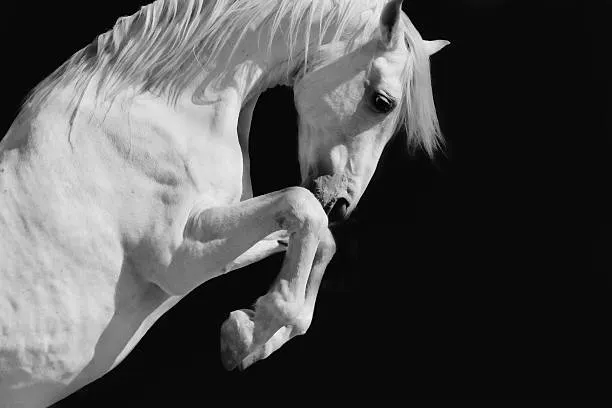
#> input picture src/img_data/caballo.webp, 612 x 408 px
$ python sobel.py
#> lines starting #> are read from the running program, lines starting #| are printed output that depends on the picture
### src/lip/image_pro.py
import cv2 as cv
import numpy as np
from scipy.ndimage import gaussian_filter
from collections import deque
from scipy.ndimage import convolve1d, zoom, sobel
from scipy.special import comb
from numba import njit
from scipy.fftpack import fft2, ifft2, fftshift, ifftshift
from sklearn.linear_model import HuberRegressor

# [755 lines left out: functions channels_bgr, channels_hsv, open_image, resize_image, save, combine_channels and 24 more, not called in this run]

class UnionFind:
    """
    Union-Find data structure with path compression.

    This structure efficiently manages disjoint sets, commonly used for connected component labeling.
    It supports two main operations:
    - `find(x)`: Finds the representative (root) of the set containing `x`, applying path compression.
    - `union(x, y)`: Merges the sets containing `x` and `y`, maintaining a hierarchical structure.
    """
    # [658 lines left out: functions __init__, find, union, ConnectedComponentsByUnionFind, connected_components_by_union_find_8_connected, HomomorphicFilter and 17 more, not called in this run]

def SobelOperator(image):
    """
    Applies the Sobel operator to a grayscale image to compute image gradients.
    Parameters:
        image (np.ndarray): Input 2D grayscale image as a NumPy array.

    Returns:
        - Gx (np.ndarray) : Gradient in the X direction, normalized to 8-bit.
        - Gy (np.ndarray) : Gradient in the Y direction, normalized to 8-bit.
        - G (np.ndarray) : Gradient magnitude, normalized to 8-bit.
        - Gphase (np.ndarray) : Gradient phase (direction), normalized to 8-bit.

    Notes:
    ------
        - The input image is converted to float32 for processing.
        - Sobel kernels are normalized by 1/8.
        - All outputs are normalized to the range [0, 255] and returned as uint8 arrays.
    """


    #convertir a 32 bits y normalizar

    image = image.astype(np.float32)

    # Definir los kernels de Sobel
    Sobel_x = np.array([[-1, 0, 1],
                         [-2, 0, 2],
                         [-1, 0, 1]], dtype=np.float32)

    Sobel_y = np.array([[-1, -2, -1],
                         [0,  0,  0],
                         [1,  2,  1]], dtype=np.float32)

    Sobel_x = Sobel_x * 1/8
    Sobel_y = Sobel_y * 1/8

    # Aplicar la convolución con los filtros de Sobel
    Gx = cv.filter2D(image, cv.CV_32F, Sobel_x)
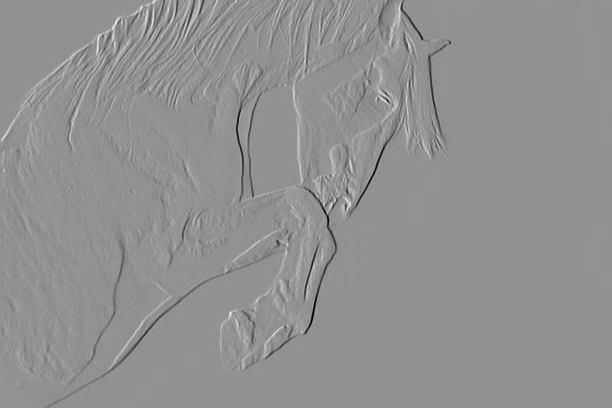
#> Gx: shape (408, 612) float32; min -119.9, max 90.25, mean -0.2; drawn with min black and max white
    Gy = cv.filter2D(image, cv.CV_32F, Sobel_y)
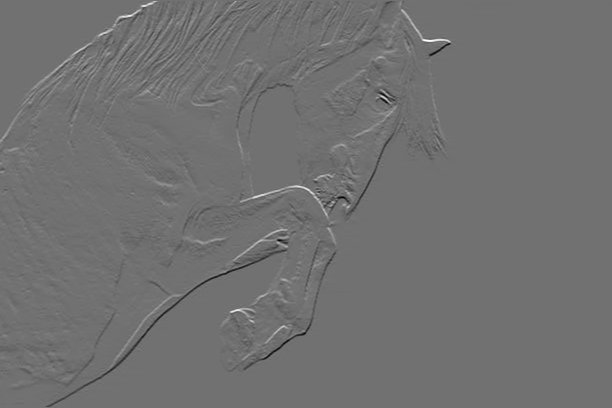
#> Gy: shape (408, 612) float32; min -96.62, max 120.6, mean -0.1; drawn with min black and max white

    # Calcular la magnitud del gradiente
    G = np.sqrt(Gx**2 + Gy**2)
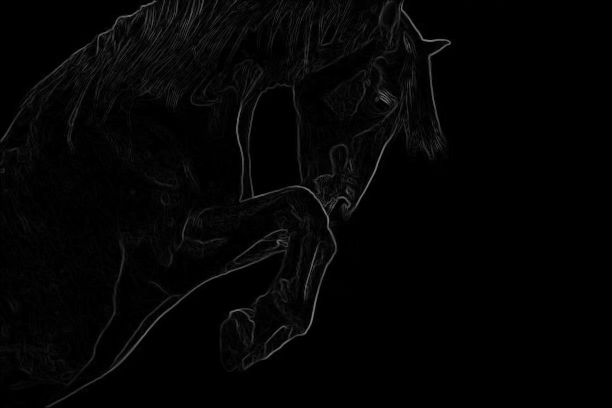
#> G: shape (408, 612) float32; min 0, max 123.9, mean 4.3

    Gphase = np.arctan2(Gy, Gx)  # Fase del gradiente (dirección)
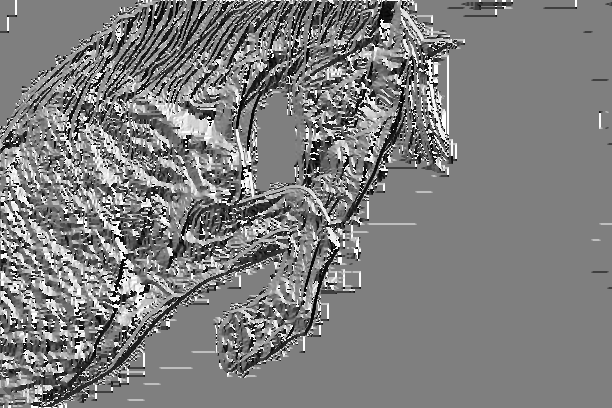
#> Gphase: shape (408, 612) float32; min -3.14, max 3.14, mean -0.0234; drawn with min black and max white

    # Normalizar para visualización
    Gx = cv.normalize(Gx, None, 0, 255, cv.NORM_MINMAX)
    Gy = cv.normalize(Gy, None, 0, 255, cv.NORM_MINMAX)
    G = cv.normalize(G, None, 0, 255, cv.NORM_MINMAX)
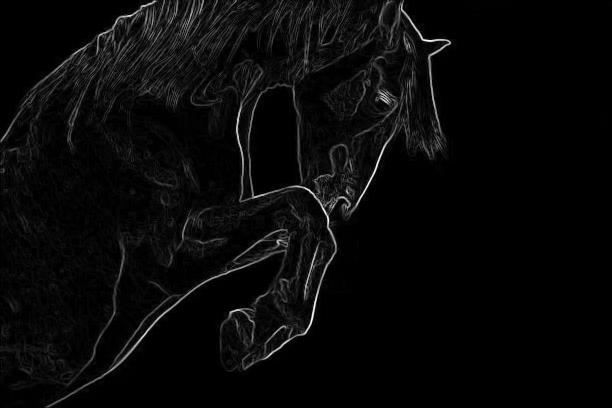
#> G: shape (408, 612) float32; min 0, max 255, mean 8.7
    Gphase = cv.normalize(Gphase, None, 0, 255, cv.NORM_MINMAX)

    return Gx.astype(np.uint8), Gy.astype(np.uint8), G.astype(np.uint8) , Gphase.astype(np.uint8)

# [1747 lines left out: functions ComputeLaplacianGaussian, ComputeImageGradient, AddCheckerboardNoise, AddPeriodicNoise, AddGaussianNoise, AddSaltAndPepperNoise and 40 more, not called in this run]

### src/sobel.py
import lip
import numpy as np
import cv2 as cv

image = cv.imread("img_data/caballo.webp", cv.IMREAD_GRAYSCALE)

image = np.float32(image)

# Aplicar Sobel
#> (the run stopped early here; a loop or call above may not have finished)

$ run again, with src/img_data/halftone_cat.webp copied over src/img_data/caballo.webp
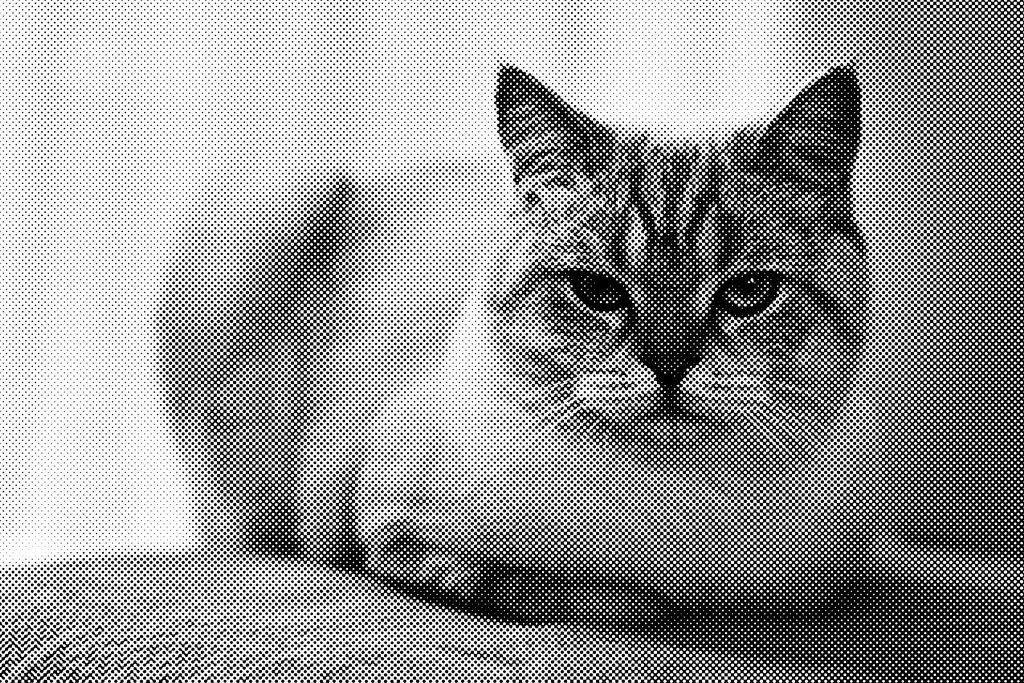
#> input picture src/img_data/halftone_cat.webp, 1024 x 683 px
#> in SobelOperator, `Gphase = np.arctan2(Gy, Gx)`:
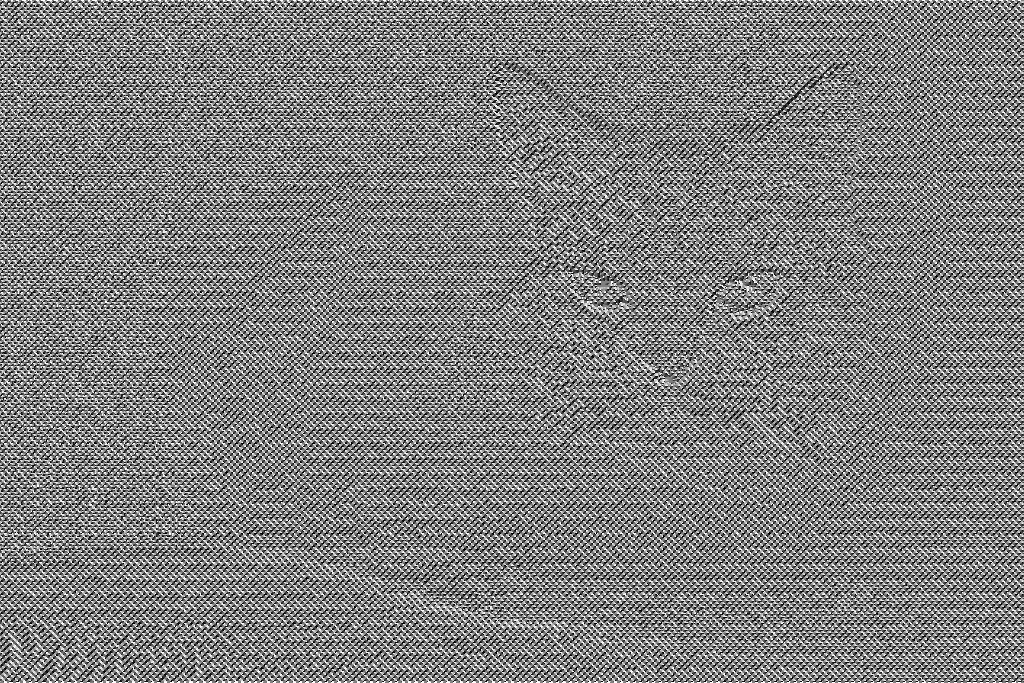
#> Gphase: shape (683, 1024) float32; min -3.14, max 3.14, mean 0.006; drawn with min black and max white
#> in SobelOperator, `G = cv.normalize(G, None, 0, 255, cv.NORM_MINMAX)`:
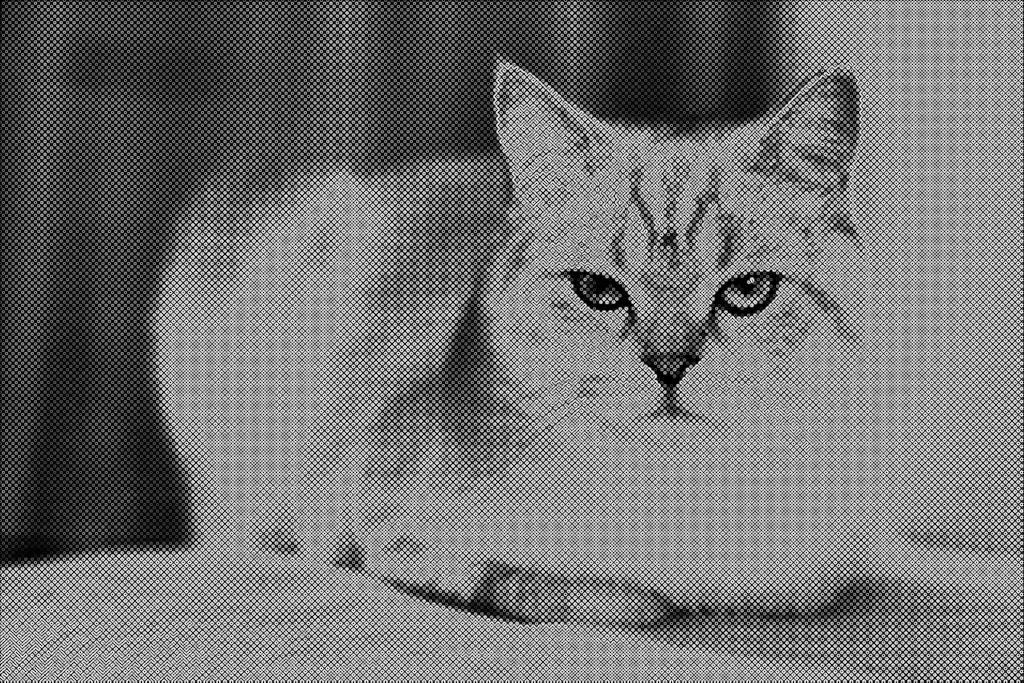
#> G: shape (683, 1024) float32; min 0, max 255, mean 114.8
